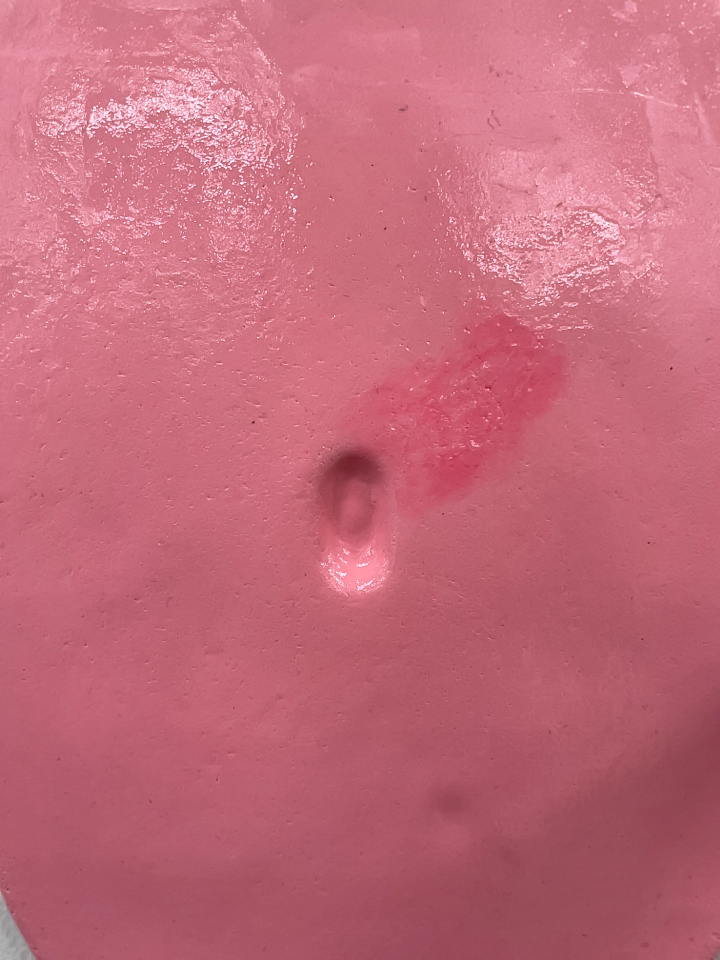
#> input picture data/images/1.jpg, 1440 x 1920 px (shown at 1/2 size)
$ python -i extract_defect_mask.py   (imports and definitions only)
#> lines starting #> are read from the running program, lines starting #| are printed output that depends on the picture
import json
import numpy as np
import open3d as o3d
import cv2

from sklearn.cluster import DBSCAN
from scipy.spatial import ConvexHull, Delaunay
from scipy.spatial.transform import Rotation as R


# [157 lines left out: functions read_json, create_PCD_aligned, calc_gradient, filter_defect_points_by_roi, extract_largest_defect_cluster, expand_defect_with_convex_hull and 1 more, not called in this run]


# 2D 마스크 이미지 스무딩
def postprocess_mask(mask_img):
    # 1. 작은 구멍 메우기 (Closing)
    kernel = np.ones((5, 5), np.uint8)
    closed = cv2.morphologyEx(mask_img, cv2.MORPH_CLOSE, kernel)

    # 2. 외곽 부드럽게 (Gaussian Blur)
    blurred = cv2.GaussianBlur(closed, (7, 7), sigmaX=0)

    # 3. Threshold 다시 적용 (흐릿한 부분 다시 명확하게)
    _, binary_mask = cv2.threshold(blurred, 30, 255, cv2.THRESH_BINARY)

    return binary_mask

>>> import cv2
>>> picture = cv2.imread('../data/images/1.jpg', cv2.IMREAD_GRAYSCALE)
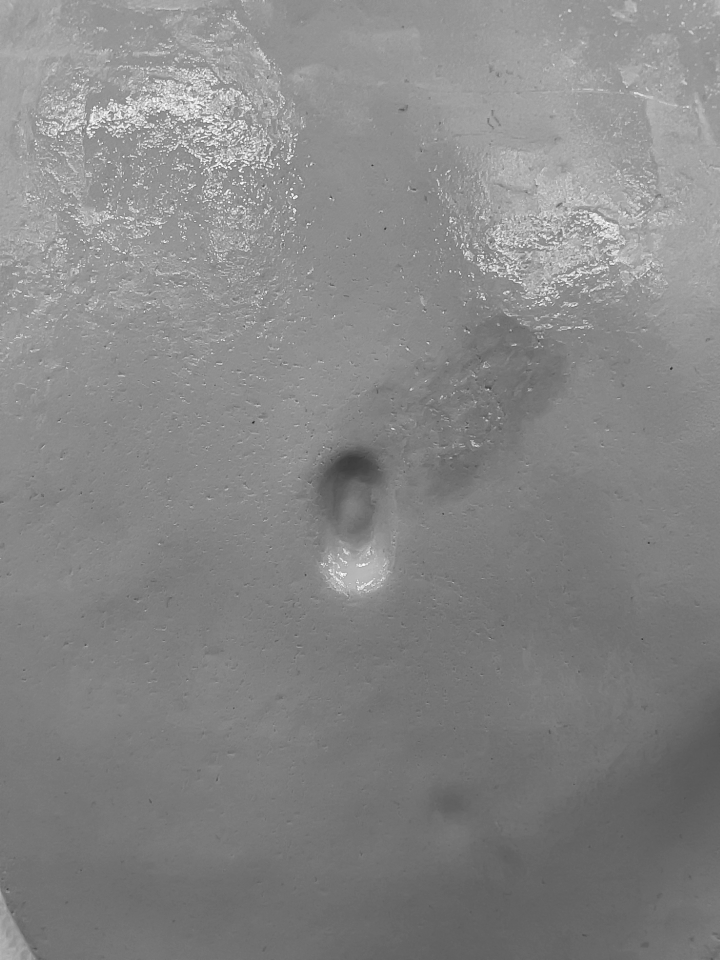
#> picture: shape (1920, 1440) (shown at 1/2 size); min 28, max 255, mean 133.9
>>> result = postprocess_mask(picture)
#> in postprocess_mask, `_, binary_mask = cv2.threshold(blurred, 30, 255, cv2.THRESH_BINARY)`: binary_mask: shape (1920, 1440); every value is 255

$ run again, on data/images/10.jpg
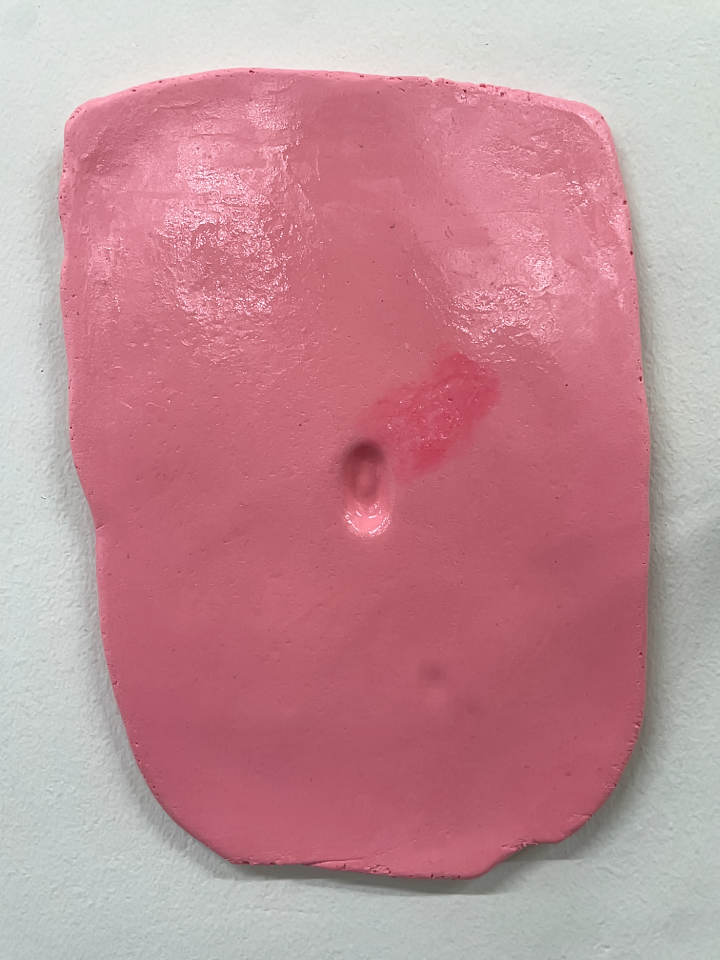
#> input picture data/images/10.jpg, 1440 x 1920 px (shown at 1/2 size)
#> `picture = cv2.imread('../data/images/1.jpg', cv2.IMREAD_GRAYSCALE)`:
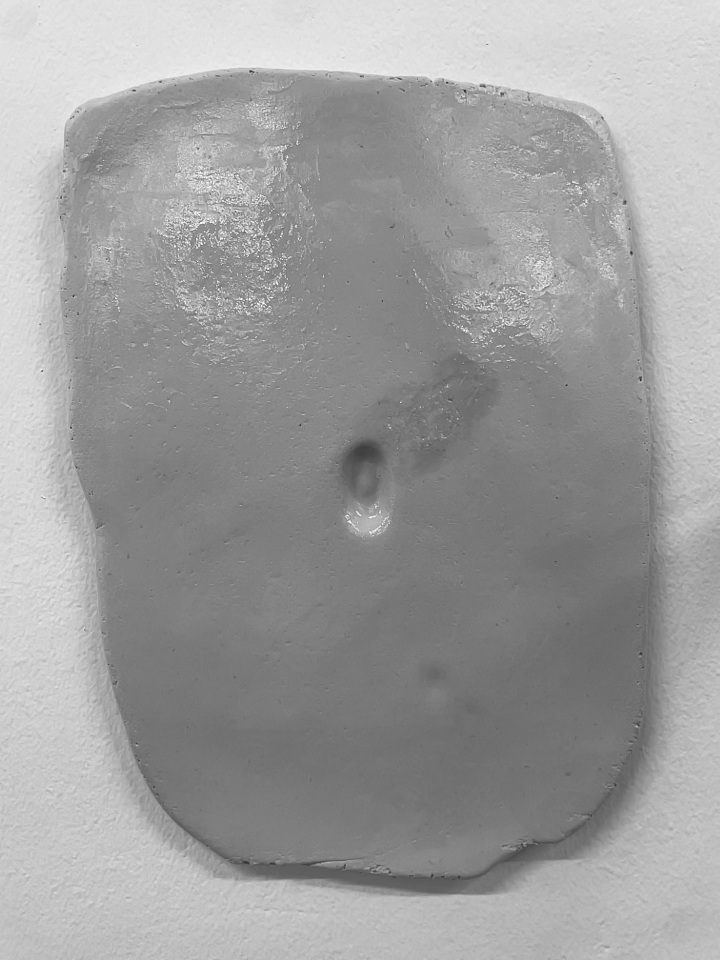
#> picture: shape (1920, 1440) (shown at 1/2 size); min 24, max 255, mean 157.7
#> binary_mask: shape (1920, 1440); every value is 255

$ run again, on data/images/11.jpg
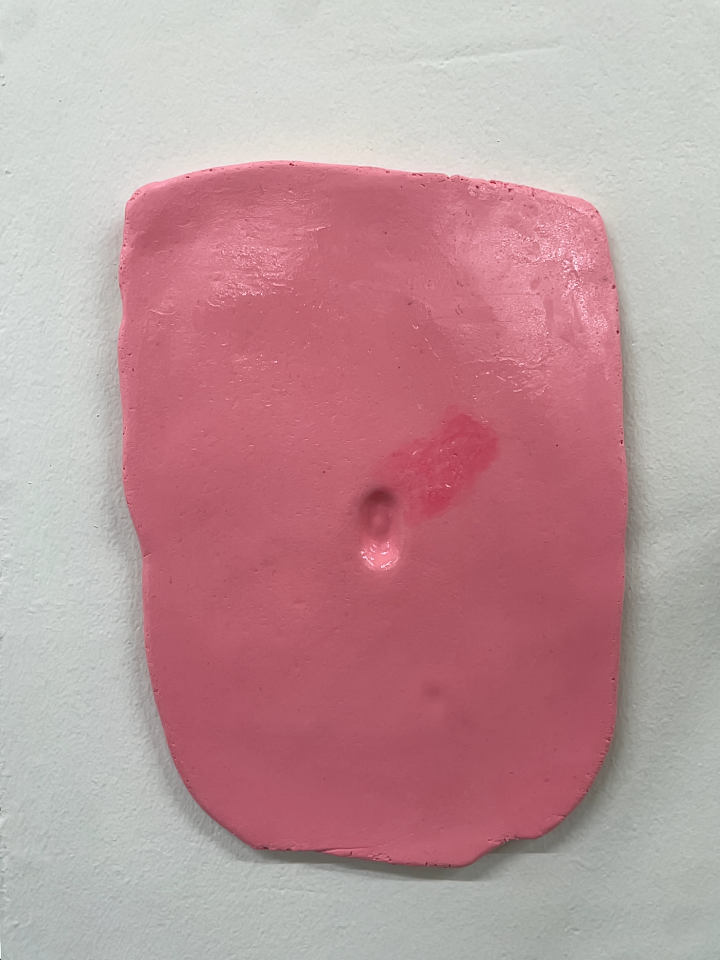
#> input picture data/images/11.jpg, 1440 x 1920 px (shown at 1/2 size)
#> `picture = cv2.imread('../data/images/1.jpg', cv2.IMREAD_GRAYSCALE)`:
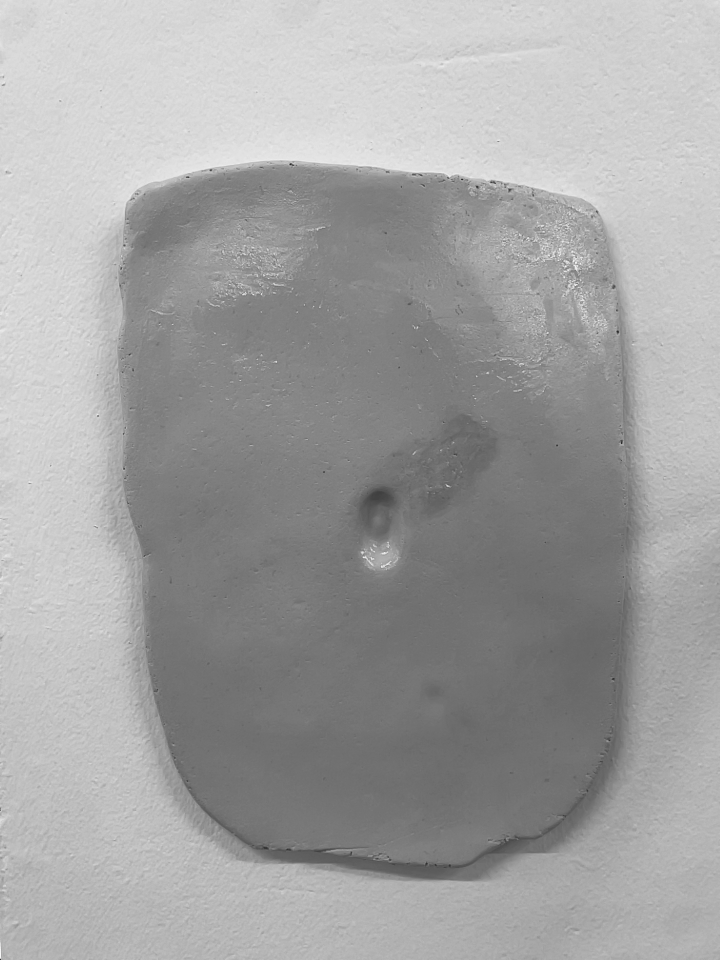
#> picture: shape (1920, 1440) (shown at 1/2 size); min 6, max 255, mean 162.1
#> binary_mask: shape (1920, 1440); every value is 255
